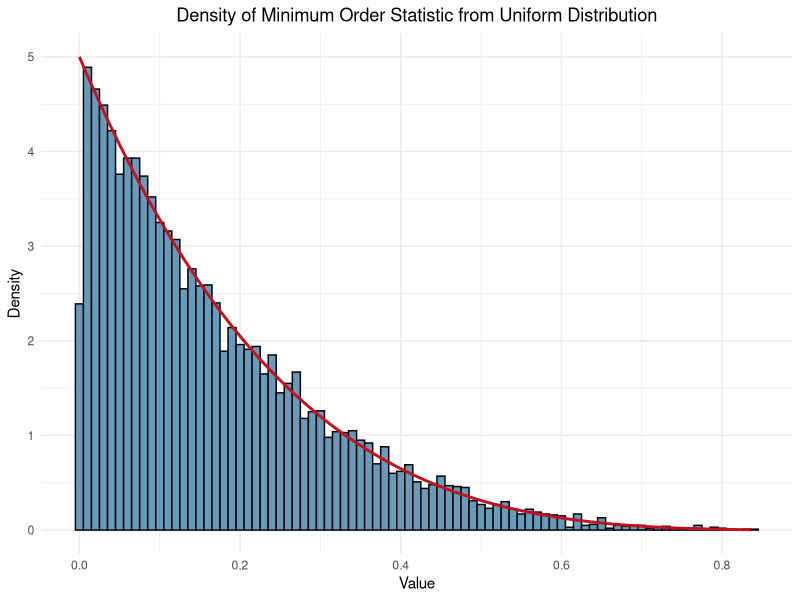
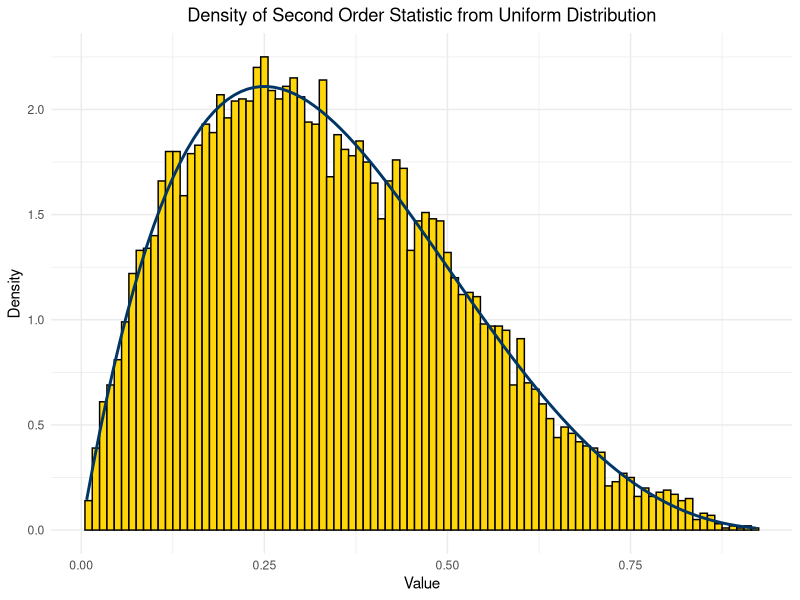
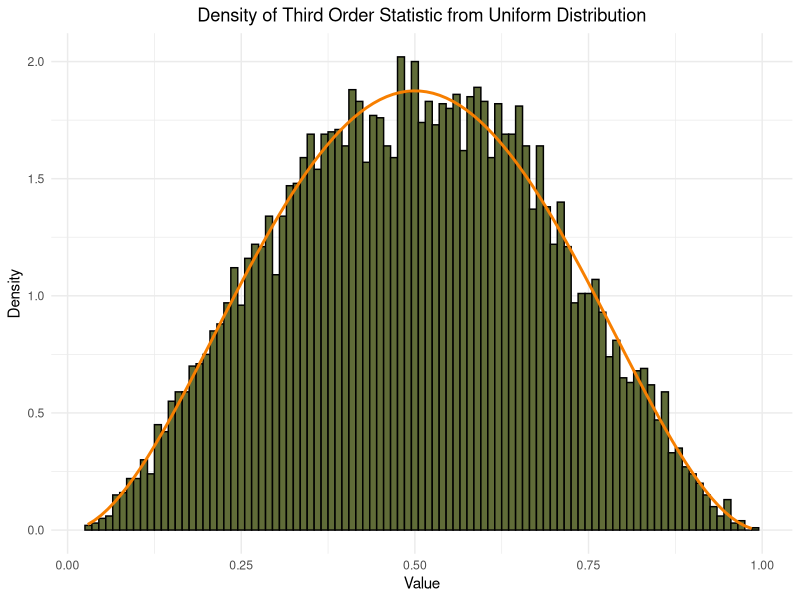
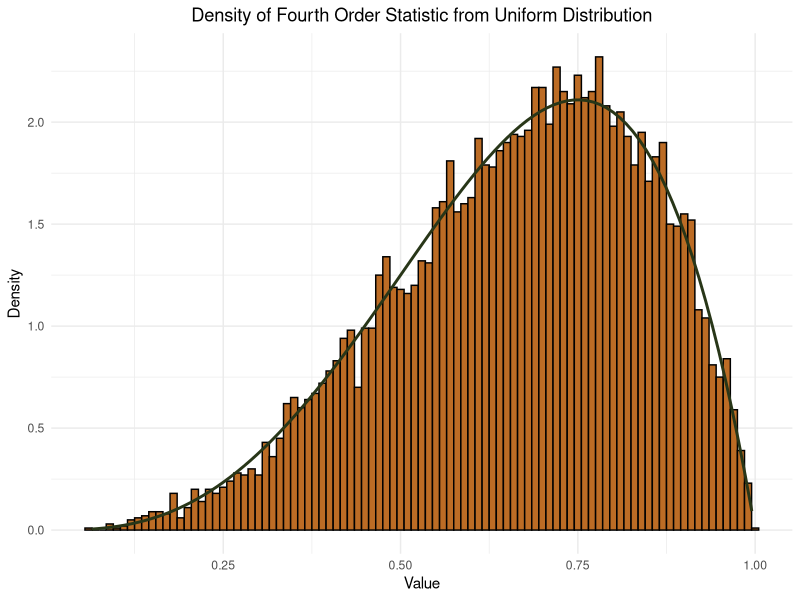
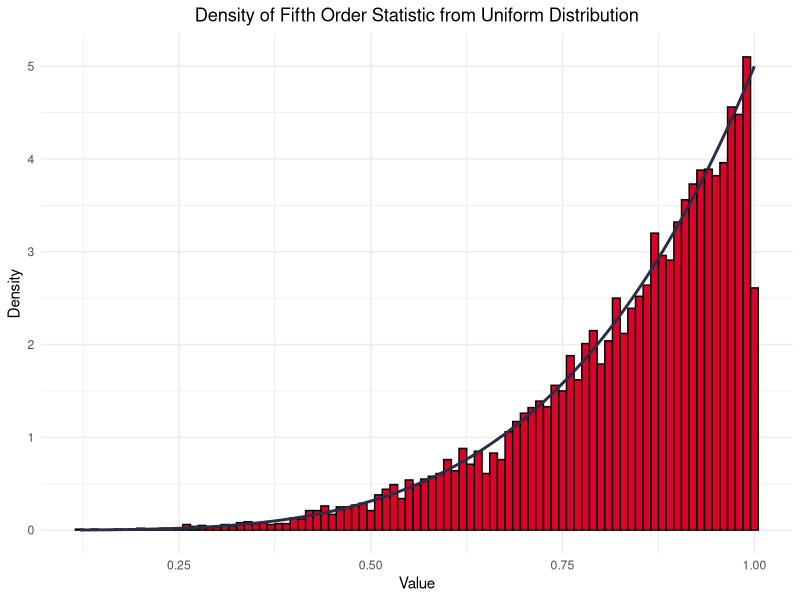
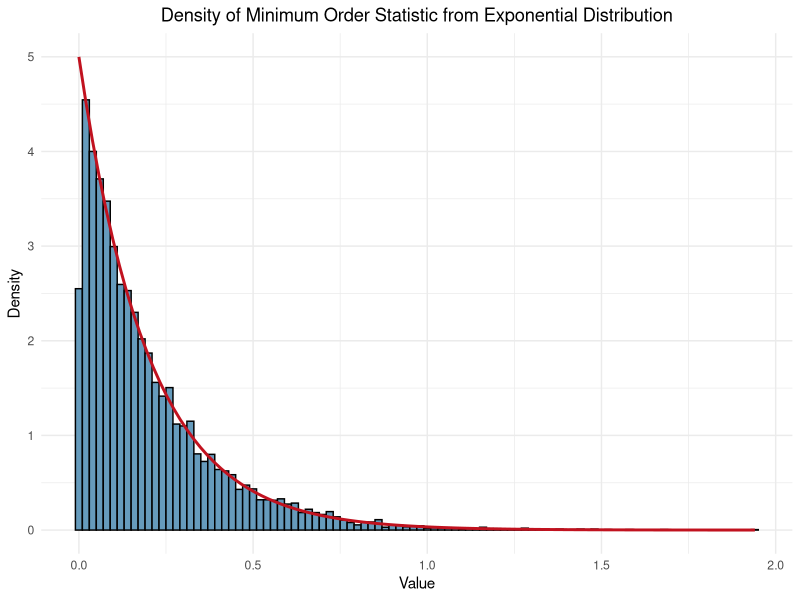
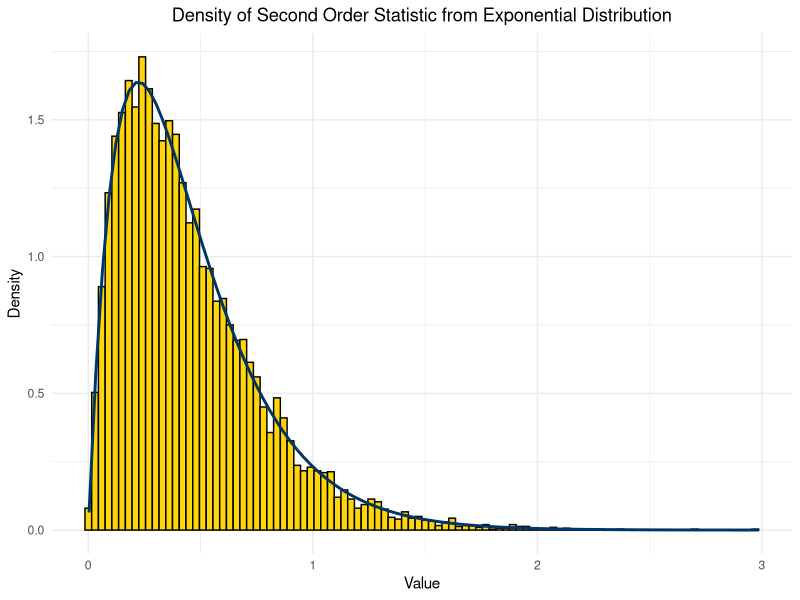
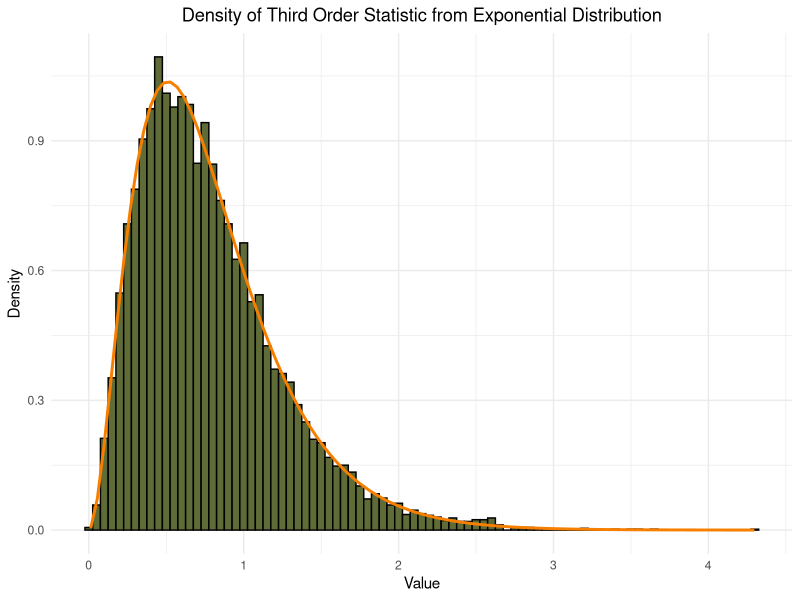

Recreate these plots in R, in order.
## ---- chunk 1
knitr::opts_chunk$set(echo = TRUE)
library(ggplot2)
library(dplyr)
## ---- chunk 2
# Simulate samples from uniform distribution
set.seed(1)
n_samples <- 10000
samples <- matrix(runif(n_samples * 5), ncol = 5)

# Calculate the minimum order statistic
min_vals <- apply(samples, 1, min)
data_min <- data.frame(value = min_vals)

# Plot
ggplot(data_min, aes(x = value)) +
  geom_histogram(aes(y = after_stat(density)), binwidth = 0.01, fill = "#669BBC", color = "black") +
  stat_function(fun = function(x) { dbeta(x, 1, 5) }, color = "#C1121F", linewidth = 1) +
  labs(title = "Density of Minimum Order Statistic from Uniform Distribution",
       x = "Value",
       y = "Density") +
  theme_minimal() +
  theme(plot.title = element_text(hjust = 0.5))
## ---- chunk 3
# Simulate samples from uniform distribution
set.seed(1)
n_samples <- 10000
samples <- matrix(runif(n_samples * 5), ncol = 5)

# Calculate the second order statistic
sec_vals <- apply(samples, 1, function(x) sort(x)[2])
data_sec <- data.frame(value = sec_vals)

# Plot
ggplot(data_sec, aes(x = value)) +
  geom_histogram(aes(y = after_stat(density)), binwidth = 0.01, fill = "#FFD60A", color = "black") +
  stat_function(fun = function(x) { dbeta(x, 2, 4) }, color = "#003566", linewidth = 1) +
  labs(title = "Density of Second Order Statistic from Uniform Distribution",
       x = "Value",
       y = "Density") +
  theme_minimal() +
  theme(plot.title = element_text(hjust = 0.5))
## ---- chunk 4
# Simulate samples from uniform distribution
set.seed(1)
n_samples <- 10000
samples <- matrix(runif(n_samples * 5), ncol = 5)

# Calculate the third order statistic
third_vals <- apply(samples, 1, function(x) sort(x)[3])
data_third <- data.frame(value = third_vals)

# Plot
ggplot(data_third, aes(x = value)) +
  geom_histogram(aes(y = after_stat(density)), binwidth = 0.01, fill = "#606C38", color = "black") +
  stat_function(fun = function(x) { dbeta(x, 3, 3) }, color = "#F77F00", linewidth = 1) +
  labs(title = "Density of Third Order Statistic from Uniform Distribution",
       x = "Value",
       y = "Density") +
  theme_minimal() +
  theme(plot.title = element_text(hjust = 0.5))
## ---- chunk 5
# Simulate samples from uniform distribution
set.seed(1)
n_samples <- 10000
samples <- matrix(runif(n_samples * 5), ncol = 5)

# Calculate the fourth order statistic
fourth_vals <- apply(samples, 1, function(x) sort(x)[4])
data_fourth <- data.frame(value = fourth_vals)

# Plot
ggplot(data_fourth, aes(x = value)) +
  geom_histogram(aes(y = after_stat(density)), binwidth = 0.01, fill = "#BC6C25", color = "black") +
  stat_function(fun = function(x) { dbeta(x, 4, 2) }, color = "#283618", linewidth = 1) +
  labs(title = "Density of Fourth Order Statistic from Uniform Distribution",
       x = "Value",
       y = "Density") +
  theme_minimal() +
  theme(plot.title = element_text(hjust = 0.5))
## ---- chunk 6
# Simulate samples from uniform distribution
set.seed(1)
n_samples <- 10000
samples <- matrix(runif(n_samples * 5), ncol = 5)

# Calculate the fifth order statistic
fifth_vals <- apply(samples, 1, function(x) sort(x)[5])
data_fifth <- data.frame(value = fifth_vals)

# Plot
ggplot(data_fifth, aes(x = value)) +
  geom_histogram(aes(y = after_stat(density)), binwidth = 0.01, fill = "#D90429", color = "black") +
  stat_function(fun = function(x) { dbeta(x, 5, 1) }, color = "#2B2D42", linewidth = 1) +
  labs(title = "Density of Fifth Order Statistic from Uniform Distribution",
       x = "Value",
       y = "Density") +
  theme_minimal() +
  theme(plot.title = element_text(hjust = 0.5))
## ---- chunk 7
# Simulate samples from exponential distribution
set.seed(1)
n_samples <- 10000
samples <- matrix(rexp(n_samples * 5), ncol = 5)

# Calculate the minimum order statistic
min_vals <- apply(samples, 1, min)
data_min <- data.frame(value = min_vals)

# Theoretical density
theoretical_density <- function(x) { 5 * exp(-5 * x) }

# Plot
ggplot(data_min, aes(x = value)) +
  geom_histogram(aes(y = after_stat(density)), binwidth = 0.02, fill = "#669BBC", color = "black") +
  stat_function(fun = theoretical_density, color = "#C1121F", linewidth = 1) +
  labs(title = "Density of Minimum Order Statistic from Exponential Distribution",
       x = "Value",
       y = "Density") +
  theme_minimal() +
  theme(plot.title = element_text(hjust = 0.5))
## ---- chunk 8
# Simulate samples from exponential distribution
set.seed(1)
n_samples <- 10000
samples <- matrix(rexp(n_samples * 5), ncol = 5)

# Calculate the second order statistic
sec_vals <- apply(samples, 1, function(x) sort(x)[2])
data_sec <- data.frame(value = sec_vals)

# Theoretical density
theoretical_density <- function(x) { 20 * exp(-4 * x) * (1 - exp(-x)) }

# Plot
ggplot(data_sec, aes(x = value)) +
  geom_histogram(aes(y = after_stat(density)), binwidth = 0.03, fill = "#FFD60A", color = "black") +
  stat_function(fun = theoretical_density, color = "#003566", linewidth = 1) +
  labs(title = "Density of Second Order Statistic from Exponential Distribution",
       x = "Value",
       y = "Density") +
  theme_minimal() +
  theme(plot.title = element_text(hjust = 0.5))
## ---- chunk 9
# Simulate samples from exponential distribution
set.seed(1)
n_samples <- 10000
samples <- matrix(rexp(n_samples * 5), ncol = 5)

# Calculate the third order statistic
third_vals <- apply(samples, 1, function(x) sort(x)[3])
data_third <- data.frame(value = third_vals)

# Theoretical density
theoretical_density <- function(x) { 30 * exp(-3 * x) * (1 - exp(-x))^2 }

# Plot
ggplot(data_third, aes(x = value)) +
  geom_histogram(aes(y = after_stat(density)), binwidth = 0.05, fill = "#606C38", color = "black") +
  stat_function(fun = theoretical_density, color = "#F77F00", linewidth = 1) +
  labs(title = "Density of Third Order Statistic from Exponential Distribution",
       x = "Value",
       y = "Density") +
  theme_minimal() +
  theme(plot.title = element_text(hjust = 0.5))
## ---- chunk 10
# Simulate samples from exponential distribution
set.seed(1)
n_samples <- 10000
samples <- matrix(rexp(n_samples * 5), ncol = 5)

# Calculate the fourth order statistic
fourth_vals <- apply(samples, 1, function(x) sort(x)[4])
data_fourth <- data.frame(value = fourth_vals)

# Theoretical density
theoretical_density <- function(x) { 20 * exp(-2 * x) * (1 - exp(-x))^3 }

# Plot
ggplot(data_fourth, aes(x = value)) +
  geom_histogram(aes(y = after_stat(density)), binwidth = 0.07, fill = "#BC6C25", color = "black") +
  stat_function(fun = theoretical_density, color = "#283618", linewidth = 1) +
  labs(title = "Density of Fourth Order Statistic from Exponential Distribution",
       x = "Value",
       y = "Density") +
  theme_minimal() +
  theme(plot.title = element_text(hjust = 0.5))
## ---- chunk 11
# Simulate samples from exponential distribution
set.seed(1)
n_samples <- 10000
samples <- matrix(rexp(n_samples * 5), ncol = 5)

# Calculate the fifth order statistic
fifth_vals <- apply(samples, 1, function(x) sort(x)[5])
data_fifth <- data.frame(value = fifth_vals)

# Theoretical density
theoretical_density <- function(x) { 5 * exp(-x) * (1 - exp(-x))^4 }

# Plot
ggplot(data_fifth, aes(x = value)) +
  geom_histogram(aes(y = after_stat(density)), binwidth = 0.12, fill = "#D90429", color = "black") +
  stat_function(fun = theoretical_density, color = "#2B2D42", linewidth = 1) +
  labs(title = "Density of Fifth Order Statistic from Exponential Distribution",
       x = "Value",
       y = "Density") +
  theme_minimal() +
  theme(plot.title = element_text(hjust = 0.5))
## ---- chunk 12
# Simulate samples from standard normal distribution
set.seed(1)
n_samples <- 10000
samples <- matrix(rnorm(n_samples * 5), ncol = 5)

# Calculate the minimum order statistic
min_vals <- apply(samples, 1, min)
data_min <- data.frame(value = min_vals)

# Theoretical density
theoretical_density <- function(x) {5 * (1 - pnorm(x))^4 * dnorm(x)}

# Plot
ggplot(data_min, aes(x = value)) +
  geom_histogram(aes(y = after_stat(density)), binwidth = 0.07, fill = "#669BBC", color = "black") +
  stat_function(fun = theoretical_density, color = "#C1121F", linewidth = 1) +
  labs(title = "Density of Minimum Order Statistic from Standard Normal Distribution",
       x = "Value",
       y = "Density") +
  theme_minimal() +
  theme(plot.title = element_text(hjust = 0.5))
## ---- chunk 13
# Simulate samples from standard normal distribution
set.seed(1)
n_samples <- 10000
samples <- matrix(rnorm(n_samples * 5), ncol = 5)

# Calculate the second order statistic
sec_vals <- apply(samples, 1, function(x) sort(x)[2])
data_sec <- data.frame(value = sec_vals)

# Theoretical density
theoretical_density <- function(x) {20 * pnorm(x) * (1 - pnorm(x))^3 * dnorm(x)}

# Plot
ggplot(data_sec, aes(x = value)) +
  geom_histogram(aes(y = after_stat(density)), binwidth = 0.07, fill = "#FFD60A", color = "black") +
  stat_function(fun = theoretical_density, color = "#003566", linewidth = 1) +
  labs(title = "Density of Second Order Statistic from Standard Normal Distribution",
       x = "Value",
       y = "Density") +
  theme_minimal() +
  theme(plot.title = element_text(hjust = 0.5))
## ---- chunk 14
# Simulate samples from standard normal distribution
set.seed(1)
n_samples <- 10000
samples <- matrix(rnorm(n_samples * 5), ncol = 5)

# Calculate the third order statistic
third_vals <- apply(samples, 1, function(x) sort(x)[3])
data_third <- data.frame(value = third_vals)

# Theoretical density
theoretical_density <- function(x) {30 * pnorm(x)^2 * (1 - pnorm(x))^2 * dnorm(x)}

# Plot
ggplot(data_third, aes(x = value)) +
  geom_histogram(aes(y = after_stat(density)), binwidth = 0.07, fill = "#606C38", color = "black") +
  stat_function(fun = theoretical_density, color = "#F77F00", linewidth = 1) +
  labs(title = "Density of Third Order Statistic from Standard Normal Distribution",
       x = "Value",
       y = "Density") +
  theme_minimal() +
  theme(plot.title = element_text(hjust = 0.5))
## ---- chunk 15
# Simulate samples from standard normal distribution
set.seed(1)
n_samples <- 10000
samples <- matrix(rnorm(n_samples * 5), ncol = 5)

# Calculate the fourth order statistic
fourth_vals <- apply(samples, 1, function(x) sort(x)[4])
data_fourth <- data.frame(value = fourth_vals)

# Theoretical density
theoretical_density <- function(x) {20 * pnorm(x)^3 * (1 - pnorm(x)) * dnorm(x)}

# Plot
ggplot(data_fourth, aes(x = value)) +
  geom_histogram(aes(y = after_stat(density)), binwidth = 0.07, fill = "#BC6C25", color = "black") +
  stat_function(fun = theoretical_density, color = "#283618", linewidth = 1) +
  labs(title = "Density of Fourth Order Statistic from Standard Normal Distribution",
       x = "Value",
       y = "Density") +
  theme_minimal() +
  theme(plot.title = element_text(hjust = 0.5))
## ---- chunk 16
# Simulate samples from standard normal distribution
set.seed(1)
n_samples <- 10000
samples <- matrix(rnorm(n_samples * 5), ncol = 5)

# Calculate the fifth order statistic
fifth_vals <- apply(samples, 1, function(x) sort(x)[5])
data_fifth <- data.frame(value = fifth_vals)

# Theoretical density
theoretical_density <- function(x) {5 * pnorm(x)^4 * dnorm(x)}

# Plot
ggplot(data_fifth, aes(x = value)) +
  geom_histogram(aes(y = after_stat(density)), binwidth = 0.07, fill = "#D90429", color = "black") +
  stat_function(fun = theoretical_density, color = "#2B2D42", linewidth = 1) +
  labs(title = "Density of Fifth Order Statistic from Standard Normal Distribution",
       x = "Value",
       y = "Density") +
  theme_minimal() +
  theme(plot.title = element_text(hjust = 0.5))
## ---- chunk 17
rotation_time <- read.csv("rot35.txt", header = FALSE)
head(rotation_time)
glimpse(rotation_time)
## ---- chunk 18
# Create a list where each element is a vector of numbers
split_data <- strsplit(as.character(rotation_time$V1), " ")
# Convert the list into a numeric vector
rotation_time <- as.numeric(unlist(split_data))
## ---- chunk 19
# Circumference distance
radius <- 1320 + 100
circumference <- 2 * pi * radius

# Calculate speed for each rotation time
speed <- circumference / rotation_time
## ---- chunk 20
cat("Rotation Speed (feet per hour): \n", speed)
## ---- chunk 21
# Calculate mean and standard deviation of speed
mean_speed <- mean(speed)
std_speed <- sd(speed)
## ---- chunk 22
cat("Average Rotation Time: ", mean(rotation_time), "hours\n")
cat("Average Speed: ", mean_speed, "feet per hour\n")
cat("Standard Deviation of Speed: ", std_speed, "feet per hour\n")
## ---- chunk 23
# Sample size
n <- length(speed)

# Calculate the t-score for a 90% confidence interval
t_score <- qt((1 + 0.90) / 2, df=n-1)
cat("t-score For a 90% Confidence Interval: ", t_score)
## ---- chunk 24
# Calculate standard error
se <- std_speed / sqrt(n)

# Calculate the 90% confidence interval for speed
ci_lower_speed <- mean_speed - t_score * se
ci_upper_speed <- mean_speed + t_score * se

cat("90% Confidence Interval: [", ci_lower_speed, ",", ci_upper_speed, "] feet per hour\n")
